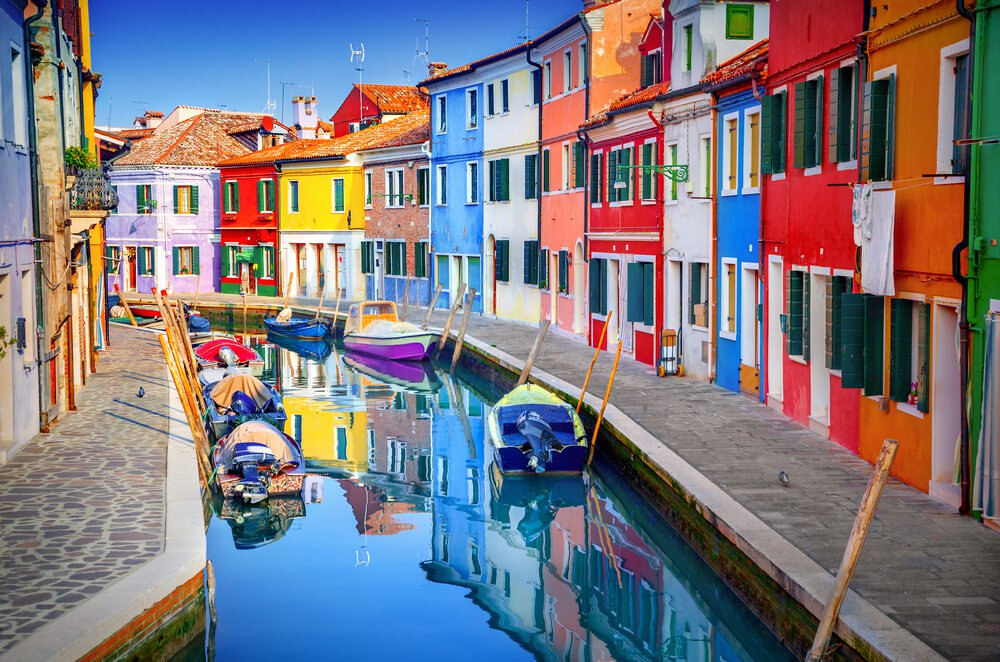
#> input picture colorpic.jpg, 1000 x 662 px
$ python -i app.py   (imports and definitions only)
#> lines starting #> are read from the running program, lines starting #| are printed output that depends on the picture; after the words box and inside, x2 and y2 are one past the last pixel; in counts of white or black regions, pixels touching at a corner belong together
#> (reads colors.csv from the repository)
### speak_object.py
import pyttsx3
import threading
import queue

# [11 lines left out: function setup, not called in this run]

class TTSThread(threading.Thread):
    def __init__(self, queue, rate=170, volume=1):
#> further down, picture is the input picture: shape (662, 1000, 3); mean B, G, R 127.2, 120.1, 124.8
        threading.Thread.__init__(self)
        self.queue = queue
        self.daemon = True
        self.rate =rate
        self.volume = volume
        self.start()

    def run(self):
        tts_engine = pyttsx3.init()
        try:
            voice_id ='HKEY_LOCAL_MACHINE\SOFTWARE\Microsoft\Speech\Voices\Tokens\TTS_MS_EN-US_ZIRA_11.0'
            tts_engine.setProperty('voice', voice_id)
        except:
            voices = engine.getProperty('voices')
            tts_engine.setProperty('voice',voices[1].id)
        tts_engine.setProperty('rate', self.rate)
        tts_engine.setProperty('volume', self.volume)
        tts_engine.startLoop(False)
        t_running = True
        while t_running:
            if self.queue.empty():
                tts_engine.iterate()
            else:
                data = self.queue.get()
                if data == "exit":
                    t_running = False
                else:
                    tts_engine.say(data)
        tts_engine.endLoop()


# [5 lines that do not run on import are left out]

### app.py
import cv2
import numpy as np
from speak_object import TTSThread
from color_detector import getColorName
import queue


# create function to seperated foreground and background from image
def seperate_foreground_background(image):
    # convert image to gray scale
    gray = cv2.cvtColor(image, cv2.COLOR_BGR2GRAY)
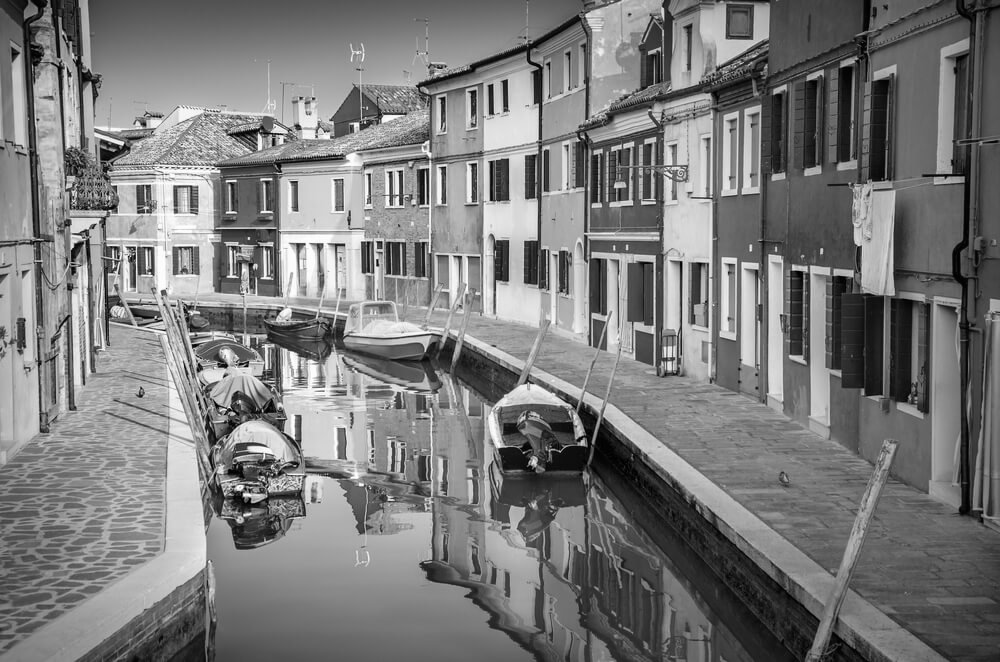
#> gray: shape (662, 1000); min 0, max 255, mean 122.4
    # blur the image
    blur = cv2.GaussianBlur(gray, (5, 5), 0)
    # apply threshold
    ret, thresh = cv2.threshold(blur, 127, 255, cv2.THRESH_BINARY_INV)
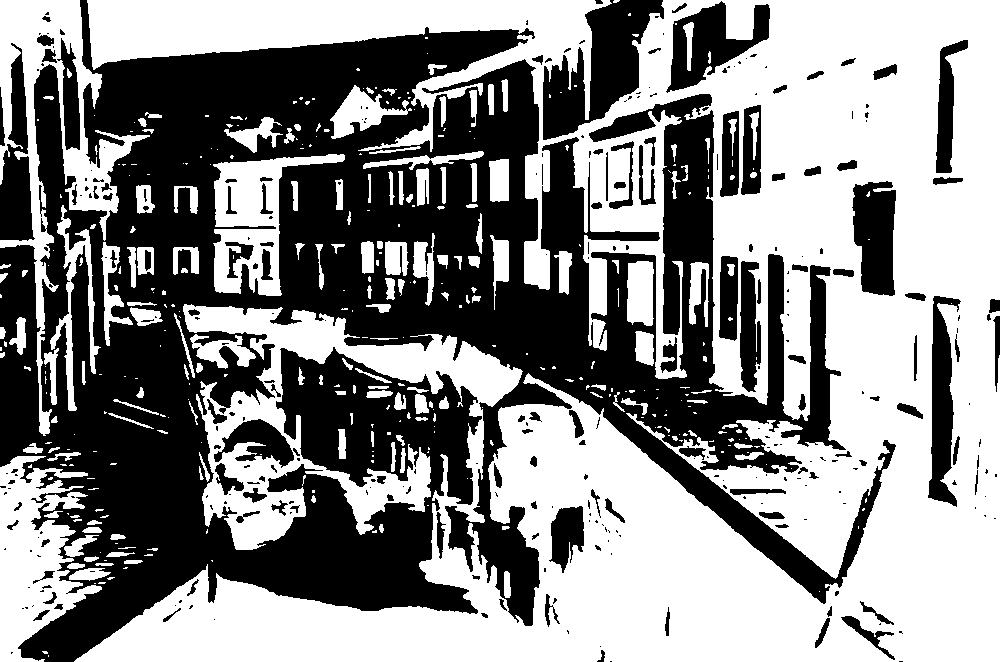
#> thresh: shape (662, 1000); 54.1% white; 310 black regions (178 under 20 px)
    # find contours
    contours, hierarchy = cv2.findContours(thresh, cv2.RETR_TREE, cv2.CHAIN_APPROX_SIMPLE)
#> contours = 699 contours, 426 with area under 20; largest, box (x1, y1, x2, y2) and area: (74, 0, 1000, 662) 322846, (0, 0, 150, 436) 14716, (0, 456, 102, 662) 10832, (213, 154, 345, 296) 8232, (665, 0, 771, 94) 4828
    # create empty array to store foreground and background
    foreground = np.zeros(image.shape, np.uint8)
    background = np.zeros(image.shape, np.uint8)
    # loop over contours
    for cnt in contours:
        # get area of contour
        area = cv2.contourArea(cnt)
        # if area is greater than 50 pixels, it will be considered as foreground
        if area > 50:
            cv2.drawContours(foreground, [cnt], 0, (255, 255, 255), -1)
        else:
            cv2.drawContours(background, [cnt], 0, (255, 255, 255), -1)
#> this loop made 699 passes
#> area on passes 7, 8, 11: 135, 304.5, 31
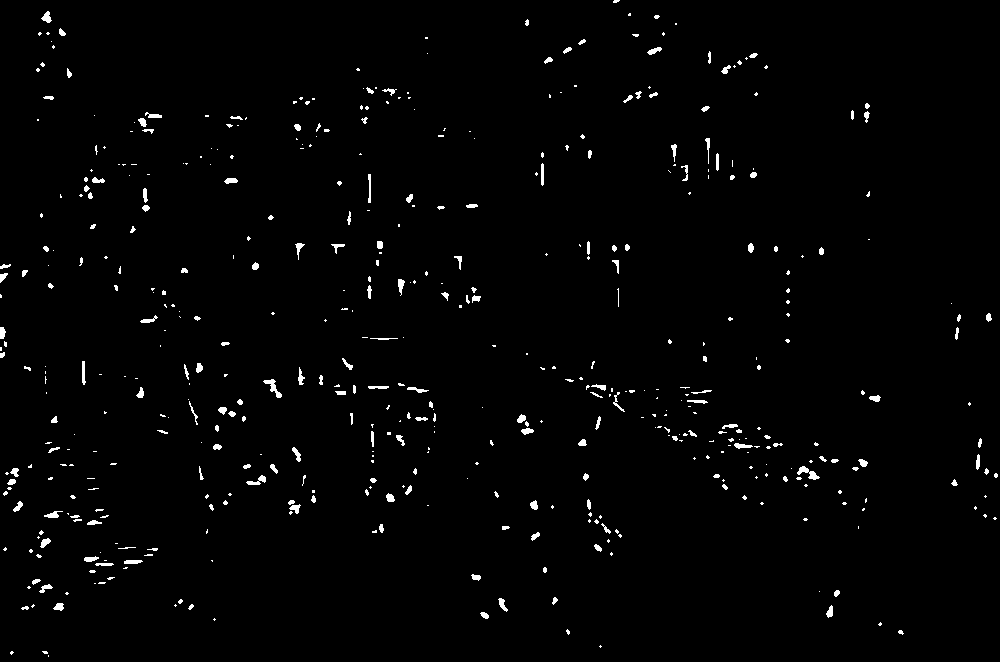
#> background: shape (662, 1000, 3); 1.5% white; 505 white regions (323 under 20 px), largest, box (x1, y1, x2, y2) and area: (797, 466, 820, 480) 128, (263, 379, 282, 398) 123, (246, 475, 266, 485) 90
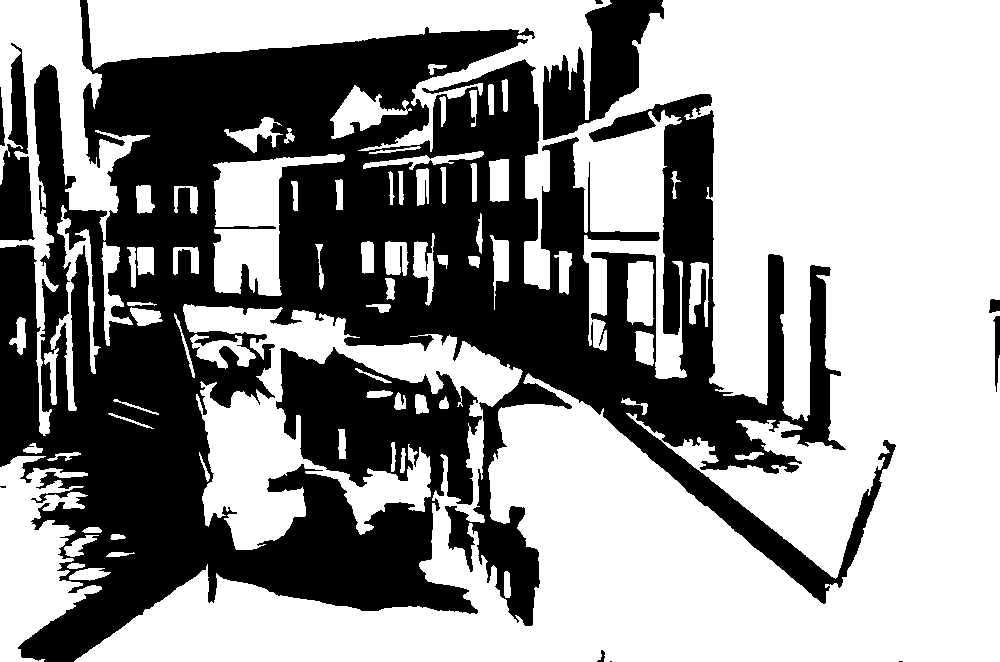
#> foreground: shape (662, 1000, 3); 58.9% white; 11 black regions (3 under 20 px), largest, box (x1, y1, x2, y2) and area: (0, 0, 896, 662) 259339, (543, 0, 664, 140) 8301, (0, 43, 35, 241) 3876
    return foreground, background

# crop image by mask
def crop_image(im, mask):
    final =  cv2.bitwise_and(im, mask)
    return final


q = queue.Queue()
tts_thread = TTSThread(q)

# print("1. Setting up the TTS engine...")

object_counter = []
# print("1. Setting up camera...")
# [1 line not run here, left out]

thres = 0.45 # Threshold to detect object
nms_threshold = 0.2
# [3 lines not run here, left out]
# cap.set(3,1280)
# cap.set(4,720)
# cap.set(10,150)

classNames= []
classFile = 'coco.names'
# [5 lines not run here, left out]
configPath = 'ssd_mobilenet_v3_large_coco_2020_01_14.pbtxt'
weightsPath = 'frozen_inference_graph.pb'

# [1 line that did not run here, left out]
# [54 lines not run here, left out]

>>> import cv2
>>> picture = cv2.imread('colorpic.jpg')
>>> result = seperate_foreground_background(picture)
